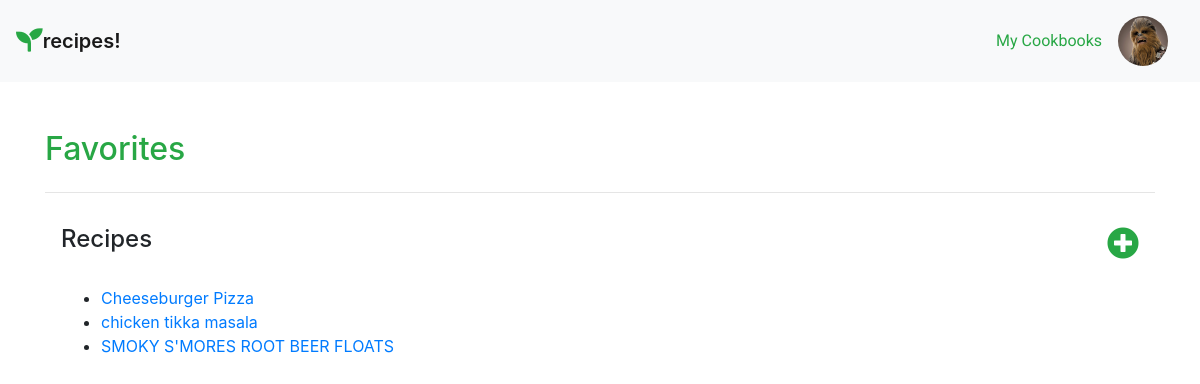
The app's page /home/cookbook/1 (signed in), older data.
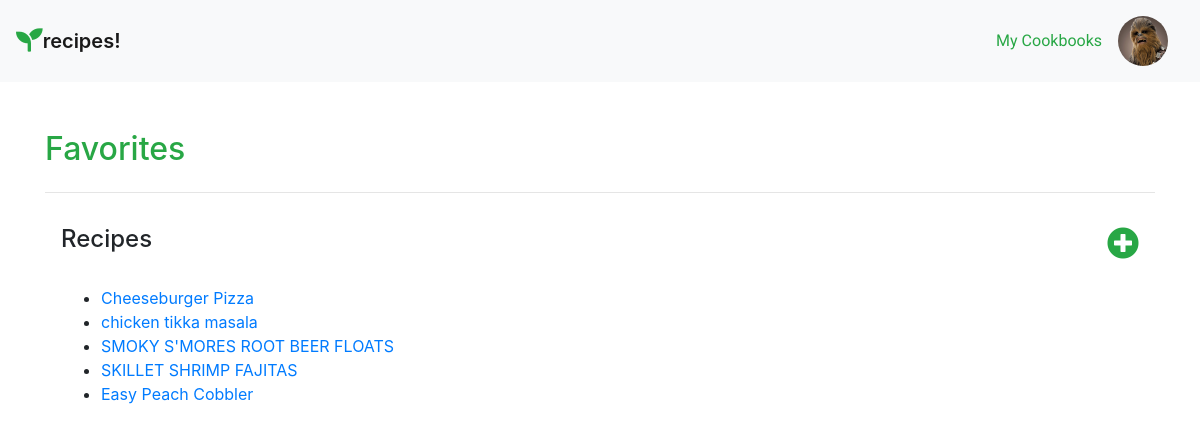
The same page, newer data.
### recipeApp/models.py (models this page shows, shortened)
class Recipe(models.Model):
    user_name = models.ForeignKey(User, on_delete=models.CASCADE, default=1)
    name = models.CharField(max_length=200)
    description = models.TextField()
    total_time = models.CharField(max_length=200)
    image = models.ImageField(default='recipe.jpg', upload_to='recipe_pics')
    ingredients = models.TextField()
    instructions = models.TextField()
    notes = models.TextField()

### recipeApp/views.py (the view)
# urls.py: path('cookbook/<int:id>', views.cookbook, name="cookbook"),
@login_required()
def cookbook(request, id):
    cookbook = Cookbook.objects.get(id=id)
    recipes = Recipe.objects.all()
    return render(request, 'recipeApp/cookbook.html', {'cookbook': cookbook, 'recipes': recipes})

### recipeApp/templates/recipeApp/cookbook.html (shortened to what this page needs)
{% extends 'recipeApp/base.html' %}
{% block body %}
<div class="container py-5">
    <div class="row">
        <div class="col">
            <h2 class="text-success">{{cookbook.book_name}}</h2>
        </div>
    </div>
    <hr>
    <div class="row p-3">
        <div class="col-6 pb-4">
            <h4>Recipes</h4>
        </div>
        <div class="col-6 text-right pb-4 my-auto">
           <a href="{% url 'recipeApp:add-recipe' %}"><i class="fas text-success fa-plus-circle fa-2x"></i></a>
        </div>
        <div class="col-12">
            <ul>
                {% for recipe in recipes %}
                    {% ifequal recipe.user_name|stringformat:"s" request.user.username|stringformat:"s"%}
                        <li><a href="{% url 'recipeApp:recipe' recipe.id %}">{{recipe.name}}</a></li>
                    {% endifequal %}
                {% endfor %}
            </ul>
        </div>
    </div>
</div>
{% endblock %}

Row changes from the older to the newer data that the page shows:
added Recipe: name "SKILLET SHRIMP FAJITAS"
added Recipe: name "Easy Peach Cobbler"
